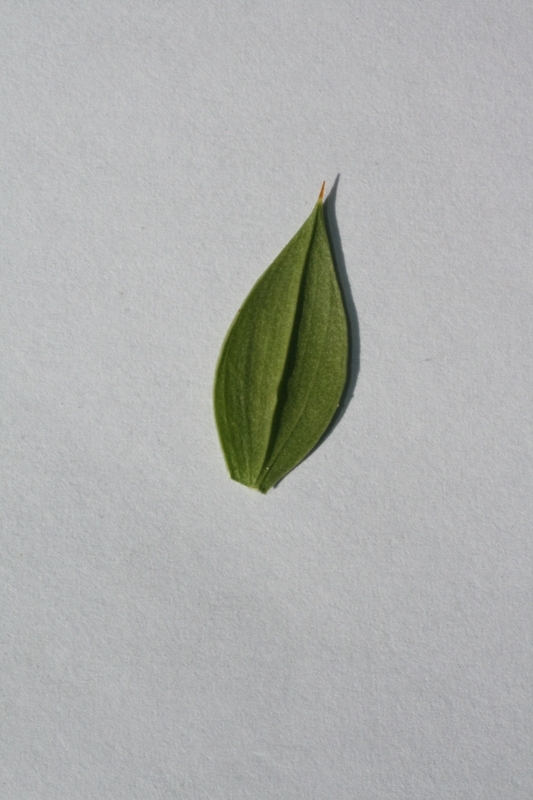
#> input picture domasna 4/query/10722.jpg, 533 x 800 px; its folder holds 4 pictures in this run
$ python main.py
#> lines starting #> are read from the running program, lines starting #| are printed output that depends on the picture; after the words box and inside, x2 and y2 are one past the last pixel; in counts of white or black regions, pixels touching at a corner belong together; pictures that were not available may be replaced by others from this repository, and a replacement may not be noted
import os
import cv2
import numpy as np
from matplotlib import pyplot as plt

def getImgPaths(directory):
    imgPaths = []

    for filename in os.listdir(directory):
        if filename.endswith(".jpg"):
            imgPaths.append(os.path.join(directory, filename))

    return imgPaths


def getImgs(imgPaths):
    imgs = []
    for directory in imgPaths:
        img = cv2.imread(directory)
#> img is the input picture: shape (800, 533, 3); mean B, G, R 173.9, 175.6, 173.9
        imgs.append((directory, img))

    return imgs

def bitWiseOR(list):
    result = list[0]
    for i in range(1, len(list)):
        result = cv2.bitwise_or(result, list[i])
    return result

def segmentateImage(image):
    imgBlurred = cv2.medianBlur(image, 3)
    imgGray = cv2.cvtColor(imgBlurred, cv2.COLOR_BGR2GRAY)
    imgHSV = cv2.cvtColor(imgBlurred, cv2.COLOR_BGR2HSV)
    seg1 = 255 - cv2.threshold(imgGray, 64, 255, cv2.THRESH_BINARY)[1]
    seg2 = cv2.inRange(imgHSV, (0, 48, 0), (180, 224, 255))

    segmented = bitWiseOR([seg1, seg2])

    contours = cv2.findContours(segmented, cv2.RETR_LIST, cv2.CHAIN_APPROX_SIMPLE)[0]
    contours = sorted(contours, key=cv2.contourArea, reverse=True)

    width, height = segmented.shape
    result = np.zeros((width, height, 3), np.uint8)
    cv2.drawContours(result, contours, 0, (255, 255, 255), -1)

    return (result, contours)


class Sample:
    def __init__(self, path, image, segmentedImg, contours):
        self.path = path
        self.image = image
        self.segmentedImage = segmentedImg
        self.contours = contours


def main():
    queryImgPaths = getImgPaths("query")
    databaseImgPaths = getImgPaths("database")
    queryImgs = getImgs(queryImgPaths)
    databaseImgs = getImgs(databaseImgPaths)
#> databaseImgs = 1 item
    querySamples = []
    databaseSamples = []

    for image in queryImgs:
        segmented = segmentateImage(image[1])
        querySamples.append(Sample(image[0], image[1], segmented[0], segmented[1]))
#> this loop made 4 passes
#> pass 1, in segmentateImage, `imgGray = cv2.cvtColor(imgBlurred, cv2.COLOR_BGR2GRAY)`:
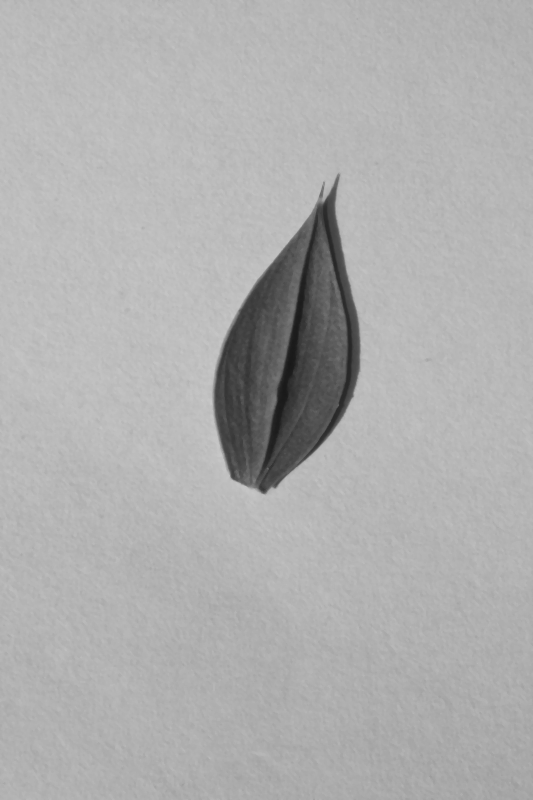
#> imgGray: shape (800, 533); min 24, max 200, mean 174.9
#> pass 1, in segmentateImage, `seg1 = 255 - cv2.threshold(imgGray, 64, 255, cv2.THRESH_BINARY)[1]`:
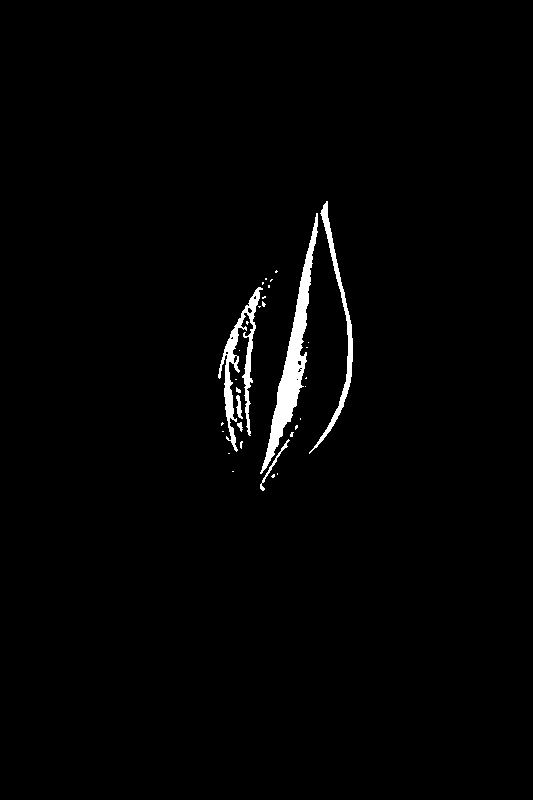
#> seg1: shape (800, 533); 1.5% white; 32 white regions (25 under 20 px), largest, box (x1, y1, x2, y2) and area: (260, 213, 318, 474) 3103, (218, 287, 263, 452) 1788, (309, 201, 353, 454) 1234

    for image in databaseImgs:
        segmented = segmentateImage(image[1])
        databaseSamples.append(Sample(image[0], image[1], segmented[0], segmented[1]))
#> this loop made 1 pass
#> (width in segmentateImage, height in segmentateImage) on pass 1: (800, 533)
#> pass 1, in segmentateImage (call 5), `seg2 = cv2.inRange(imgHSV, (0, 48, 0), (180, 224, 255))`:
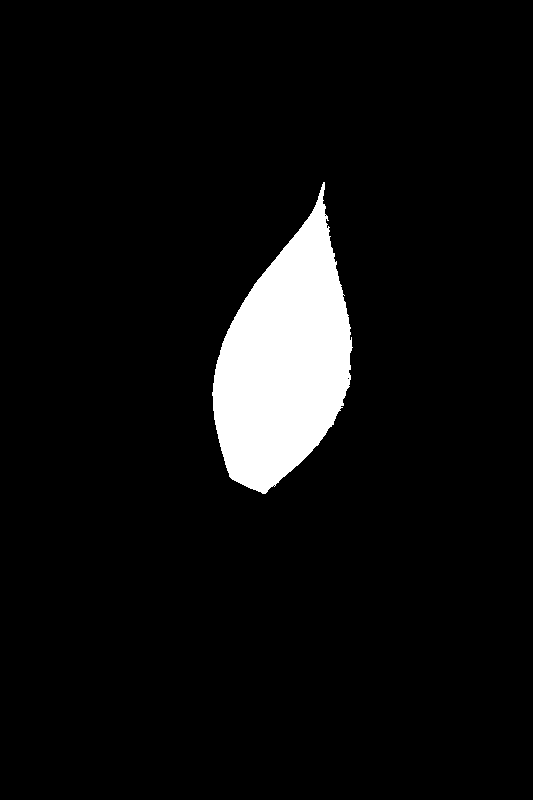
#> seg2: shape (800, 533); 6.1% white; 1 white region, box (x1, y1, x2, y2) and area: (212, 182, 353, 494) 26036
#> pass 1, in segmentateImage (call 5), `segmented = bitWiseOR([seg1, seg2])`:
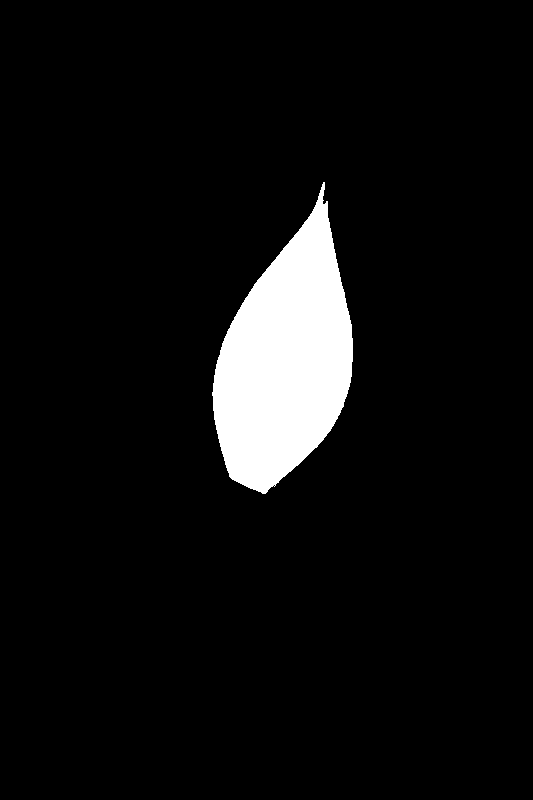
#> segmented: shape (800, 533); 6.2% white; 1 white region, box (x1, y1, x2, y2) and area: (212, 182, 353, 494) 26454
#> after the loop, databaseSamples = 1 item

    results = []
    for i, querySample in enumerate(querySamples):
        perSampleResults = []
        for j, databaseSample in enumerate(databaseSamples):
            cnt1 = querySample.contours[0]
            cnt2 = databaseSample.contours[0]

            res1 = cv2.matchShapes(cnt1, cnt2, cv2.CONTOURS_MATCH_I1, 0.0) + 1
            res2 = cv2.matchShapes(cnt1, cnt2, cv2.CONTOURS_MATCH_I2, 0.0) + 1
            res3 = cv2.matchShapes(cnt1, cnt2, cv2.CONTOURS_MATCH_I3, 0.0) + 1

            result = res1 * res1 + res2 * res2 + res3 * res3
            perSampleResults.append((i, j, result))
        perSampleResults.sort(key=lambda x: x[2], reverse=False)
        results.append(perSampleResults)

    for result in results:
        figure = plt.figure(querySamples[result[0][0]].path)

        plt.subplot(2, 3, 1)
        plt.imshow(cv2.cvtColor(querySamples[result[0][0]].image, cv2.COLOR_BGR2RGB))
        plt.xticks([]), plt.yticks([])
        plt.title("1. Query Image")

        plt.subplot(2, 3, 2)
        plt.imshow(cv2.cvtColor(databaseSamples[result[0][1]].image, cv2.COLOR_BGR2RGB))
        plt.xticks([]), plt.yticks([])
        plt.title("1st best macth")

        plt.subplot(2, 3, 3)
        plt.imshow(cv2.cvtColor(databaseSamples[result[1][1]].image, cv2.COLOR_BGR2RGB))
        plt.xticks([]), plt.yticks([])
        plt.title("2nd best match")

        plt.subplot(2, 3, 4)
        plt.imshow(cv2.cvtColor(databaseSamples[result[2][1]].image, cv2.COLOR_BGR2RGB))
        plt.xticks([]), plt.yticks([])
        plt.title("3rd best match")

        plt.subplot(2, 3, 5)
        plt.imshow(cv2.cvtColor(databaseSamples[result[3][1]].image, cv2.COLOR_BGR2RGB))
        plt.xticks([]), plt.yticks([])
        plt.title("4th best match")

        plt.subplot(2, 3, 6)
        plt.imshow(cv2.cvtColor(databaseSamples[result[len(results)][1]].image, cv2.COLOR_BGR2RGB))
        plt.xticks([]), plt.yticks([])
        plt.title("Worst match")

        plt.show()
        plt.close(figure)


if __name__ == "__main__":
#> (the run stopped early here; a loop or call above may not have finished)
